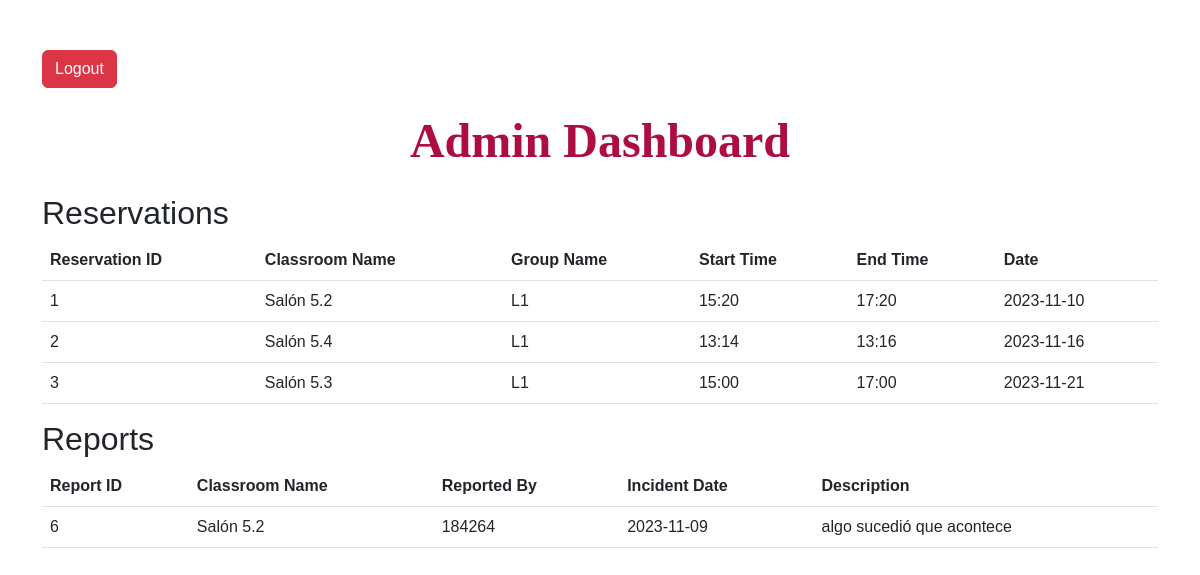
Before: /admin_dashboard (signed in) with the older database file.
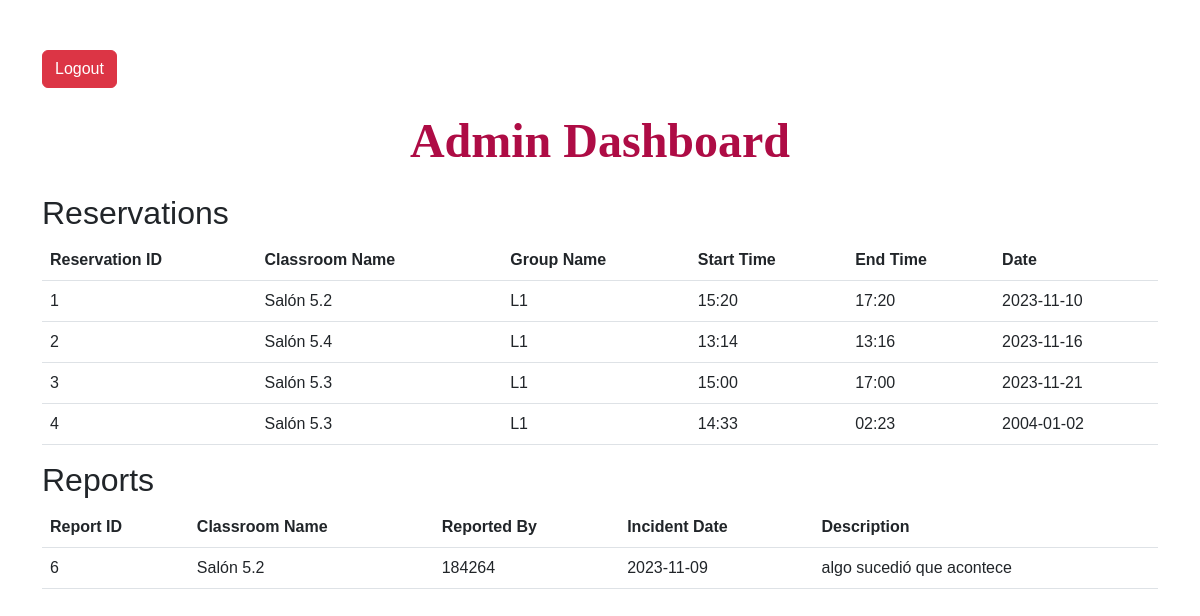
After: the same page with the newer database file.
### tables this page shows
CREATE TABLE reservations (
    ReservationID INTEGER PRIMARY KEY AUTOINCREMENT,
    ClassroomID INTEGER NOT NULL,
    GroupID INTEGER NOT NULL,
    StartTime TEXT NOT NULL,
    EndTime TEXT NOT NULL,
    Date TEXT NOT NULL,
    FOREIGN KEY(ClassroomID) REFERENCES classrooms(ClassroomID),
    FOREIGN KEY(GroupID) REFERENCES groups(GroupID)
);

CREATE TABLE classrooms (
    ClassroomID INTEGER PRIMARY KEY AUTOINCREMENT,
    ClassroomNumber TEXT NOT NULL
);

CREATE TABLE groups (
    GroupID INTEGER PRIMARY KEY AUTOINCREMENT,
    GroupName TEXT NOT NULL,
    DegreeID INTEGER NOT NULL,
    Period TEXT NOT NULL,
    FOREIGN KEY(DegreeID) REFERENCES degrees(DegreeID)
);

CREATE TABLE incident_reports (
    IncidentReportID INTEGER PRIMARY KEY AUTOINCREMENT,
    ClassroomID INTEGER NOT NULL,
    ReportedBy TEXT NOT NULL,
    IncidentDate TEXT NOT NULL,
    Description TEXT NOT NULL,
    FOREIGN KEY(ClassroomID) REFERENCES classrooms(ClassroomID)
);

### app.py (the view)
@app.route('/admin_dashboard')
def admin_dashboard():
    if 'admin_id' not in session:
        flash('Please log in to access the admin dashboard.', 'warning')
        return redirect(url_for('admin_login'))
    conn = get_db_connection()
    reservations = conn.execute('''
        SELECT r.*, g.GroupName, c.ClassroomNumber
        FROM reservations r
        JOIN groups g ON r.GroupID = g.GroupID
        JOIN classrooms c ON r.ClassroomID = c.ClassroomID
    ''').fetchall()
    reports = conn.execute('''
        SELECT ir.*, c.ClassroomNumber, s.FullName as ReportedBy
        FROM incident_reports ir
        JOIN classrooms c ON ir.ClassroomID = c.ClassroomID
        JOIN students s ON ir.ReportedBy = s.StudentID
    ''').fetchall()
    conn.close()
    return render_template('admin_dashboard.html', reservations=reservations, reports=reports)

### app.py (called while the page is built, shortened)
@app.before_request
def before_request():
    session.modified = True

def get_db_connection():
    conn = sqlite3.connect('university_schedule.db')
    conn.row_factory = sqlite3.Row
    return conn

### templates/admin_dashboard.html (shortened to what this page needs)
<!DOCTYPE html>
<html lang="en">
<head>
    <link href="https://cdn.jsdelivr.net/npm/bootstrap@5.2.3/dist/css/bootstrap.min.css" rel="stylesheet">
    <link rel="stylesheet" type="text/css" href="{{ url_for('static', filename='css/style.css') }}">
</head>
<body>
    <div class="container">
        <a href="{{ url_for('logout') }}" class="btn btn-danger">Logout</a>
        <h1 class="my-4">Admin Dashboard</h1>
        <section>
            <h2>Reservations</h2>
            <table class="table">
                <thead>
                    <tr>
                        <th>Reservation ID</th>
                        <th>Classroom Name</th>
                        <th>Group Name</th>
                        <th>Start Time</th>
                        <th>End Time</th>
                        <th>Date</th>
                    </tr>
                </thead>
                <tbody>
                    {% for reservation in reservations %}
                        <tr>
                            <td>{{ reservation.ReservationID }}</td>
                            <td>{{ reservation.ClassroomNumber }}</td>
                            <td>{{ reservation.GroupName }}</td>
                            <td>{{ reservation.StartTime }}</td>
                            <td>{{ reservation.EndTime }}</td>
                            <td>{{ reservation.Date }}</td>
                        </tr>
                    {% endfor %}
                </tbody>
            </table>
        </section>
        <section>
            <h2>Reports</h2>
            <table class="table">
                <thead>
                    <tr>
                        <th>Report ID</th>
                        <th>Classroom Name</th>
                        <th>Reported By</th>
                        <th>Incident Date</th>
                        <th>Description</th>
                    </tr>
                </thead>
                <tbody>
                    {% for report in reports %}
                        <tr>
                            <td>{{ report.IncidentReportID }}</td>
                            <td>{{ report.ClassroomNumber }}</td>
                            <td>{{ report.ReportedBy }}</td>
                            <td>{{ report.IncidentDate }}</td>
                            <td>{{ report.Description }}</td>
                        </tr>
                    {% endfor %}
                </tbody>
            </table>
        </section>
    </div>
</body>
</html>

### static/css/style.css (style rules this page uses)
.container { padding-top: 50px; }
h1 { color: #AE0C45; text-align: center; font-family: Manrope; font-size: 3em; font-style: normal; font-weight: bolder; }
* { font-family: Manrope, sans-serif; }

Changed rows visible on the page:
added reservations: ReservationID "4", ClassroomNumber "Salón 5.3", GroupName "L1", StartTime "14:33", EndTime "02:23", Date "2004-01-02"
